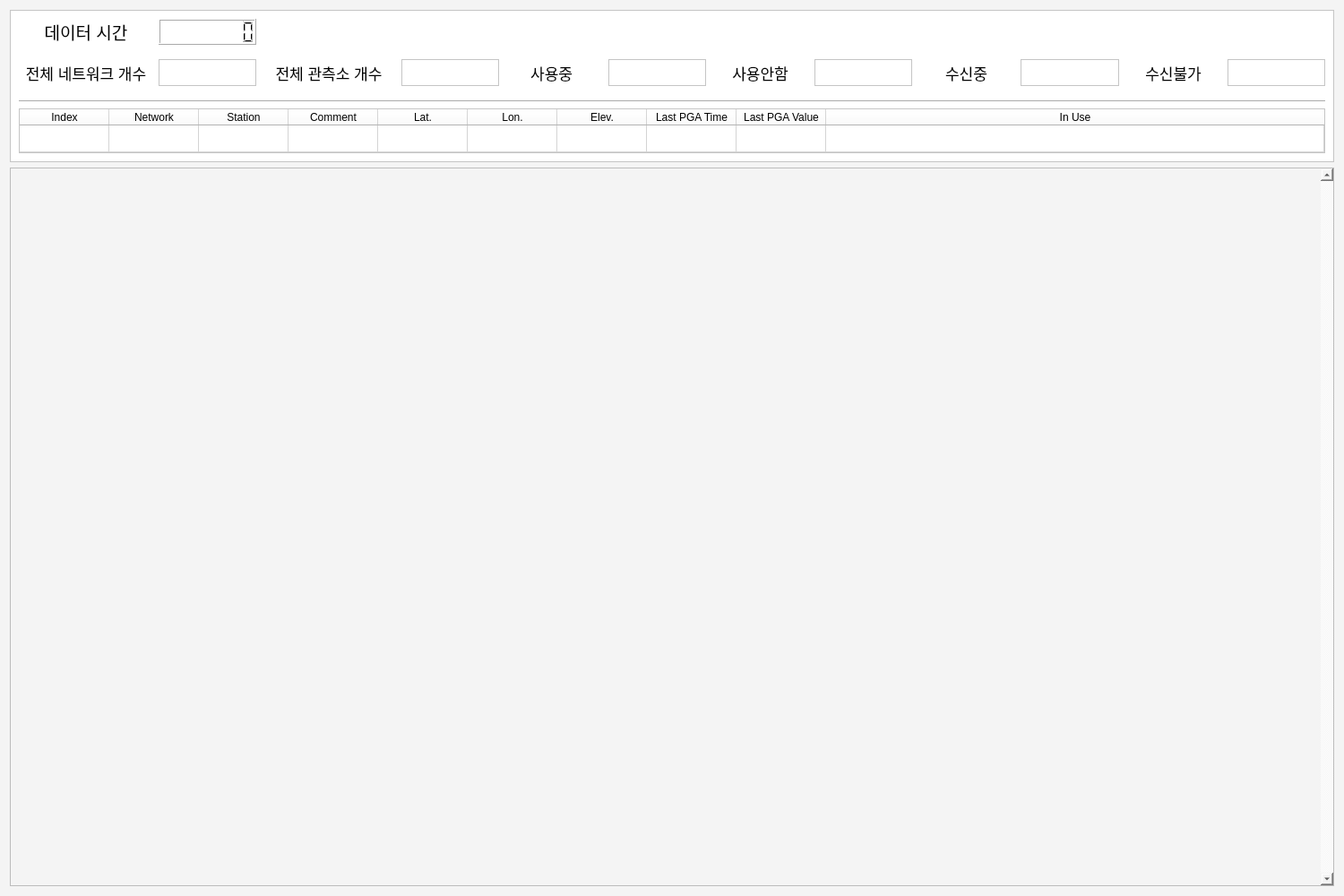
<?xml version="1.0" encoding="UTF-8"?>
<ui version="4.0">
 <class>StateOfHealth</class>
 <widget class="QDialog" name="StateOfHealth">
  <property name="geometry">
   <rect>
    <x>0</x>
    <y>0</y>
    <width>1500</width>
    <height>1000</height>
   </rect>
  </property>
  <property name="sizePolicy">
   <sizepolicy hsizetype="Fixed" vsizetype="Fixed">
    <horstretch>0</horstretch>
    <verstretch>0</verstretch>
   </sizepolicy>
  </property>
  <property name="minimumSize">
   <size>
    <width>1500</width>
    <height>1000</height>
   </size>
  </property>
  <property name="maximumSize">
   <size>
    <width>1500</width>
    <height>16777215</height>
   </size>
  </property>
  <property name="windowTitle">
   <string>RTICOM2 - State of Health</string>
  </property>
  <property name="styleSheet">
   <string notr="true">background-color: rgb(244,244,244)</string>
  </property>
  <layout class="QVBoxLayout" name="verticalLayout">
   <item>
    <widget class="QFrame" name="frame">
     <property name="sizePolicy">
      <sizepolicy hsizetype="Preferred" vsizetype="Fixed">
       <horstretch>0</horstretch>
       <verstretch>0</verstretch>
      </sizepolicy>
     </property>
     <property name="minimumSize">
      <size>
       <width>0</width>
       <height>150</height>
      </size>
     </property>
     <property name="styleSheet">
      <string notr="true">background-color: rgb(255, 255, 255);</string>
     </property>
     <property name="frameShape">
      <enum>QFrame::StyledPanel</enum>
     </property>
     <property name="frameShadow">
      <enum>QFrame::Raised</enum>
     </property>
     <layout class="QGridLayout" name="gridLayout">
      <item row="2" column="7">
       <widget class="QLabel" name="numNoUse">
        <property name="font">
         <font>
          <pointsize>14</pointsize>
         </font>
        </property>
        <property name="frameShape">
         <enum>QFrame::StyledPanel</enum>
        </property>
        <property name="text">
         <string/>
        </property>
        <property name="alignment">
         <set>Qt::AlignCenter</set>
        </property>
       </widget>
      </item>
      <item row="3" column="0">
       <spacer name="verticalSpacer">
        <property name="orientation">
         <enum>Qt::Vertical</enum>
        </property>
        <property name="sizeType">
         <enum>QSizePolicy::Fixed</enum>
        </property>
        <property name="sizeHint" stdset="0">
         <size>
          <width>20</width>
          <height>10</height>
         </size>
        </property>
       </spacer>
      </item>
      <item row="2" column="1">
       <widget class="QLabel" name="numNetLB">
        <property name="font">
         <font>
          <pointsize>14</pointsize>
         </font>
        </property>
        <property name="frameShape">
         <enum>QFrame::StyledPanel</enum>
        </property>
        <property name="text">
         <string/>
        </property>
        <property name="alignment">
         <set>Qt::AlignCenter</set>
        </property>
       </widget>
      </item>
      <item row="2" column="4">
       <widget class="QLabel" name="label_4">
        <property name="font">
         <font>
          <pointsize>13</pointsize>
          <weight>50</weight>
          <bold>false</bold>
         </font>
        </property>
        <property name="text">
         <string>사용중 </string>
        </property>
        <property name="alignment">
         <set>Qt::AlignCenter</set>
        </property>
       </widget>
      </item>
      <item row="2" column="11">
       <widget class="QLabel" name="numBad">
        <property name="font">
         <font>
          <pointsize>14</pointsize>
         </font>
        </property>
        <property name="frameShape">
         <enum>QFrame::StyledPanel</enum>
        </property>
        <property name="text">
         <string/>
        </property>
        <property name="alignment">
         <set>Qt::AlignCenter</set>
        </property>
       </widget>
      </item>
      <item row="2" column="8">
       <widget class="QLabel" name="label_2">
        <property name="font">
         <font>
          <pointsize>13</pointsize>
          <weight>50</weight>
          <bold>false</bold>
         </font>
        </property>
        <property name="text">
         <string>수신중</string>
        </property>
        <property name="alignment">
         <set>Qt::AlignCenter</set>
        </property>
       </widget>
      </item>
      <item row="4" column="0" colspan="12">
       <widget class="Line" name="line_2">
        <property name="orientation">
         <enum>Qt::Horizontal</enum>
        </property>
       </widget>
      </item>
      <item row="5" column="0" colspan="12">
       <widget class="QTableWidget" name="staInfoTW">
        <property name="sizePolicy">
         <sizepolicy hsizetype="Preferred" vsizetype="Fixed">
          <horstretch>0</horstretch>
          <verstretch>0</verstretch>
         </sizepolicy>
        </property>
        <property name="minimumSize">
         <size>
          <width>0</width>
          <height>50</height>
         </size>
        </property>
        <property name="maximumSize">
         <size>
          <width>16777215</width>
          <height>50</height>
         </size>
        </property>
        <property name="verticalScrollBarPolicy">
         <enum>Qt::ScrollBarAlwaysOff</enum>
        </property>
        <property name="horizontalScrollBarPolicy">
         <enum>Qt::ScrollBarAlwaysOff</enum>
        </property>
        <property name="rowCount">
         <number>1</number>
        </property>
        <attribute name="horizontalHeaderStretchLastSection">
         <bool>true</bool>
        </attribute>
        <attribute name="verticalHeaderVisible">
         <bool>false</bool>
        </attribute>
        <attribute name="verticalHeaderHighlightSections">
         <bool>true</bool>
        </attribute>
        <row/>
        <column>
         <property name="text">
          <string>Index</string>
         </property>
        </column>
        <column>
         <property name="text">
          <string>Network</string>
         </property>
        </column>
        <column>
         <property name="text">
          <string>Station</string>
         </property>
        </column>
        <column>
         <property name="text">
          <string>Comment</string>
         </property>
        </column>
        <column>
         <property name="text">
          <string>Lat.</string>
         </property>
        </column>
        <column>
         <property name="text">
          <string>Lon.</string>
         </property>
        </column>
        <column>
         <property name="text">
          <string>Elev.</string>
         </property>
        </column>
        <column>
         <property name="text">
          <string>Last PGA Time</string>
         </property>
        </column>
        <column>
         <property name="text">
          <string>Last PGA Value</string>
         </property>
        </column>
        <column>
         <property name="text">
          <string>In Use</string>
         </property>
        </column>
       </widget>
      </item>
      <item row="1" column="0">
       <spacer name="verticalSpacer_2">
        <property name="orientation">
         <enum>Qt::Vertical</enum>
        </property>
        <property name="sizeType">
         <enum>QSizePolicy::Fixed</enum>
        </property>
        <property name="sizeHint" stdset="0">
         <size>
          <width>20</width>
          <height>10</height>
         </size>
        </property>
       </spacer>
      </item>
      <item row="2" column="9">
       <widget class="QLabel" name="numNormal">
        <property name="font">
         <font>
          <pointsize>14</pointsize>
         </font>
        </property>
        <property name="frameShape">
         <enum>QFrame::StyledPanel</enum>
        </property>
        <property name="text">
         <string/>
        </property>
        <property name="alignment">
         <set>Qt::AlignCenter</set>
        </property>
       </widget>
      </item>
      <item row="2" column="2">
       <widget class="QLabel" name="label">
        <property name="sizePolicy">
         <sizepolicy hsizetype="Preferred" vsizetype="Fixed">
          <horstretch>0</horstretch>
          <verstretch>0</verstretch>
         </sizepolicy>
        </property>
        <property name="minimumSize">
         <size>
          <width>150</width>
          <height>30</height>
         </size>
        </property>
        <property name="font">
         <font>
          <pointsize>13</pointsize>
          <weight>50</weight>
          <bold>false</bold>
         </font>
        </property>
        <property name="text">
         <string>전체 관측소 개수</string>
        </property>
        <property name="alignment">
         <set>Qt::AlignCenter</set>
        </property>
       </widget>
      </item>
      <item row="2" column="0">
       <widget class="QLabel" name="label_9">
        <property name="minimumSize">
         <size>
          <width>150</width>
          <height>0</height>
         </size>
        </property>
        <property name="font">
         <font>
          <pointsize>13</pointsize>
          <weight>50</weight>
          <bold>false</bold>
         </font>
        </property>
        <property name="text">
         <string>전체 네트워크 개수</string>
        </property>
        <property name="alignment">
         <set>Qt::AlignCenter</set>
        </property>
       </widget>
      </item>
      <item row="2" column="5">
       <widget class="QLabel" name="numInUse">
        <property name="font">
         <font>
          <pointsize>14</pointsize>
         </font>
        </property>
        <property name="frameShape">
         <enum>QFrame::StyledPanel</enum>
        </property>
        <property name="text">
         <string/>
        </property>
        <property name="alignment">
         <set>Qt::AlignCenter</set>
        </property>
       </widget>
      </item>
      <item row="2" column="3">
       <widget class="QLabel" name="numStaLB">
        <property name="font">
         <font>
          <pointsize>14</pointsize>
         </font>
        </property>
        <property name="frameShape">
         <enum>QFrame::StyledPanel</enum>
        </property>
        <property name="text">
         <string/>
        </property>
        <property name="alignment">
         <set>Qt::AlignCenter</set>
        </property>
       </widget>
      </item>
      <item row="2" column="6">
       <widget class="QLabel" name="label_3">
        <property name="font">
         <font>
          <pointsize>13</pointsize>
          <weight>50</weight>
          <bold>false</bold>
         </font>
        </property>
        <property name="text">
         <string>사용안함</string>
        </property>
        <property name="alignment">
         <set>Qt::AlignCenter</set>
        </property>
       </widget>
      </item>
      <item row="2" column="10">
       <widget class="QLabel" name="label_7">
        <property name="font">
         <font>
          <pointsize>13</pointsize>
          <weight>50</weight>
          <bold>false</bold>
         </font>
        </property>
        <property name="text">
         <string>수신불가</string>
        </property>
        <property name="alignment">
         <set>Qt::AlignCenter</set>
        </property>
       </widget>
      </item>
      <item row="0" column="1">
       <widget class="QLCDNumber" name="dataTimeLCD">
        <property name="digitCount">
         <number>8</number>
        </property>
       </widget>
      </item>
      <item row="0" column="0">
       <widget class="QLabel" name="label_5">
        <property name="font">
         <font>
          <pointsize>14</pointsize>
          <weight>50</weight>
          <bold>false</bold>
         </font>
        </property>
        <property name="text">
         <string>데이터 시간</string>
        </property>
        <property name="alignment">
         <set>Qt::AlignCenter</set>
        </property>
       </widget>
      </item>
     </layout>
    </widget>
   </item>
   <item>
    <widget class="QScrollArea" name="scrollArea">
     <property name="verticalScrollBarPolicy">
      <enum>Qt::ScrollBarAlwaysOn</enum>
     </property>
     <property name="horizontalScrollBarPolicy">
      <enum>Qt::ScrollBarAlwaysOff</enum>
     </property>
     <property name="widgetResizable">
      <bool>true</bool>
     </property>
     <widget class="QWidget" name="scrollAreaWidgetContents">
      <property name="geometry">
       <rect>
        <x>0</x>
        <y>0</y>
        <width>1466</width>
        <height>796</height>
       </rect>
      </property>
      <layout class="QVBoxLayout" name="verticalLayout_2">
       <item>
        <layout class="QVBoxLayout" name="sAreaLO"/>
       </item>
      </layout>
     </widget>
    </widget>
   </item>
  </layout>
 </widget>
 <resources/>
 <connections/>
</ui>
